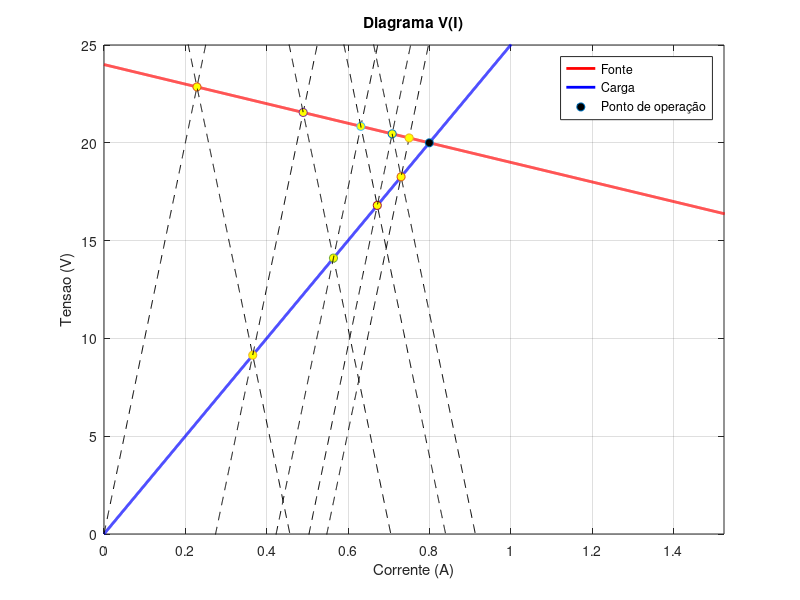

Source code (MATLAB):

clear; clc;

Vs = 24;
Rs = 5;
RL = 25;
Z0 = 100;
Td_ma = 5e-3;
tolerancia = 98;
n_iteracoes = 14;

ir_para_tarefa = 0;
circuito_aberto = false;

figure('Name', 'Diagrama V(I)', 'NumberTitle', 'off', 'ToolBar', 'none', 'MenuBar', 'none');
I = Vs/Rs;
x = linspace(0, I, 10000);

% reta da fonte
if ir_para_tarefa == 1
    f = str2func(['@(x) ' reta_fonte]);
    x = linspace(0, 10, 10000);
else
    f = @(x) Vs - Rs .* x;
end

% gráfico da fonte
grafico_fonte = plot(x, f(x), 'r', 'LineWidth', 2);
hold on;

% reta da carga
if ir_para_tarefa == 1
    c = str2func(['@(x) ' reta_carga]);
else
    if circuito_aberto
        verticalLine = @(c) 0 * ones(size(c));
        c = linspace(0, Vs + 1, 10000);
    else
        c = @(x) RL .* x;
    end
end

% gráfico da carga

if circuito_aberto
    grafico_carga = plot(verticalLine(c), c, 'b', 'LineWidth', 2);
else
    grafico_carga = plot(x, c(x), 'b', 'LineWidth', 2);
end
grid on;

title('Diagrama V(I)');
xlabel('Corrente (A)'); ylabel('Tensão (V)');
grid on;

% ponto de operação
if circuito_aberto
    zero_x = 0;
    zero_y = Vs;
else
    zero_x = fzero(@(x) f(x) - c(x), 2);
    zero_y = f(zero_x);
end

po = plot(zero_x, zero_y, 'o', 'MarkerFaceColor','k');

xlabel('Corrente (A)'); ylabel('Tensao (V)');
legend([grafico_fonte, grafico_carga, po], {'Fonte', 'Carga', 'Ponto de operação'}, 'Location', 'best');

% obter valores de tensão e corrente na carga e fonte
zer_x = 0;
zer_y = 0;

pontos_x = zeros(1, n_iteracoes);
pontos_y = zeros(1, n_iteracoes);
terminado = false;
for k = 0:n_iteracoes

    if mod(k, 2) == 0
        b = zer_y - Z0 * zer_x;
        y1 = @(x) Z0.*x + b;

        pontos_x(k + 1) = zer_x;
        pontos_y(k + 1) = zer_y;

        zer_x = fzero(@(x) f(x) - y1(x), 1);
        zer_y = y1(zer_x);

        if pontos_y(k + 1) > zer_y
            razao = zer_y * 100 / pontos_y(k + 1);
        else
            razao =  pontos_y(k + 1) * 100 / zer_y;
        end

        if ((tolerancia < pontos_x(k + 1) * 100 / zer_x) || (tolerancia < razao)) && pontos_x(k + 1) ~= 0
            fprintf("O método foi interrompido pois atingiu o valor da tolerância.\n");
            terminado = true;
            break;
        end

        plot(x, y1(x), 'k--');
        hold on;
        plot(zer_x, zer_y, 'o', 'MarkerFaceColor','y');

    else
        b = zer_y + Z0 * zer_x;
        y2 = @(x) -Z0.*x + b;

        pontos_x(k + 1) = zer_x;
        pontos_y(k + 1) = zer_y;

        if circuito_aberto
            zer_x = 0;
            zer_y = b;
        else
            zer_x = fzero(@(x) c(x) - y2(x), 1);
            zer_y = y2(zer_x);
        end

        if pontos_y(k + 1) > zer_y
            razao = zer_y * 100 / pontos_y(k + 1);
        else
            razao =  pontos_y(k + 1) * 100 / zer_y;
        end

        if ((tolerancia < pontos_x(k + 1) * 100 / zer_x) || tolerancia < razao) && pontos_x(k + 1) ~= 0
            fprintf("O método foi interrompido pois atingiu o valor da tolerância.\n");
            terminado = true;
            break;
        end

        plot(x, y2(x), 'k--');
        hold on;
        plot(zer_x, zer_y, 'o', 'MarkerFaceColor','y');
    end
end

if ir_para_tarefa == 0 || ir_para_tarefa == 2
    if I > 4 * zer_x
        ylim([0 Vs+1]); xlim([0 2*zer_x]);
    else
        ylim([0 Vs+1]); xlim([0 I]);
    end
else
    ylim([0 75]); xlim([0 10]);
end

legend([grafico_fonte, grafico_carga, po], {'Fonte', 'Carga', 'Ponto de operação'}, 'Location', 'best');
hold off;